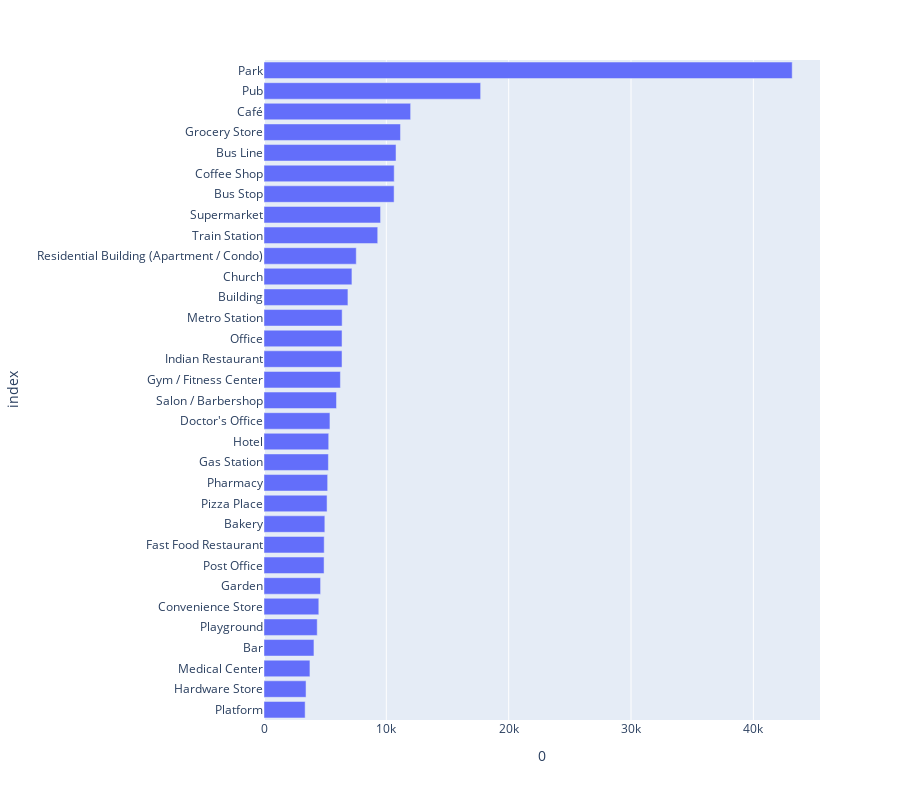

Source (notebook cell):
### Code cell
# Import plotly
import plotly.express as px

# Drop string columns
target_cluster_outliers = target_cluster.drop(columns=['CATCHMENT_ID', 'COUNTRY', 'CLUSTER_LABELS'])

# Filter based on threshholds
target_cluster_outliers = target_cluster_outliers.loc[:, (target_cluster_outliers.sum() >= 3000)]

# Sum data
target_cluster_outliers = pd.DataFrame(target_cluster_outliers.sum(axis=0)).reset_index().sort_values(by=0, ascending=True)

# Viz
fig = px.bar(
    target_cluster_outliers,
    x=0, 
    y='index', 
    orientation='h',
    height=800)
fig.show()

### Figure 1 — Plotly figure (JSON) as saved in the notebook; plotly's stock layout.template omitted (floating-point values rounded to 4 significant figures)
{"data": [{"alignmentgroup": "True", "hovertemplate": "0=%{x}<br>index=%{y}<extra></extra>", "legendgroup": "", "marker": {"color": "#636efa"}, "name": "", "offsetgroup": "", "orientation": "h", "showlegend": false, "textposition": "auto", "type": "bar", "x": [3362, 3436, 3754, 4083, 4350, 4480, 4625, 4910, 4920, 4973, 5154, 5203, 5264, 5289, 5390, 5925, 6246, 6377, 6379, 6387, 6860, 7187, 7540, 9296, 9528, 10634, 10642, 10791, 11156, 11985, 17707, 43174], "xaxis": "x", "y": ["Platform", "Hardware Store", "Medical Center", "Bar", "Playground", "Convenience Store", "Garden", "Post Office", "Fast Food Restaurant", "Bakery", "Pizza Place", "Pharmacy", "Gas Station", "Hotel", "Doctor's Office", "Salon / Barbershop", "Gym / Fitness Center", "Indian Restaurant", "Office", "Metro Station", "Building", "Church", "Residential Building (Apartment / Condo)", "Train Station", "Supermarket", "Bus Stop", "Coffee Shop", "Bus Line", "Grocery Store", "Café", "Pub", "Park"], "yaxis": "y"}], "layout": {"barmode": "relative", "height": 800, "legend": {"tracegroupgap": 0}, "margin": {"t": 60}, "xaxis": {"anchor": "y", "domain": [0, 1], "title": {"text": "0"}}, "yaxis": {"anchor": "x", "domain": [0, 1], "title": {"text": "index"}}}}
